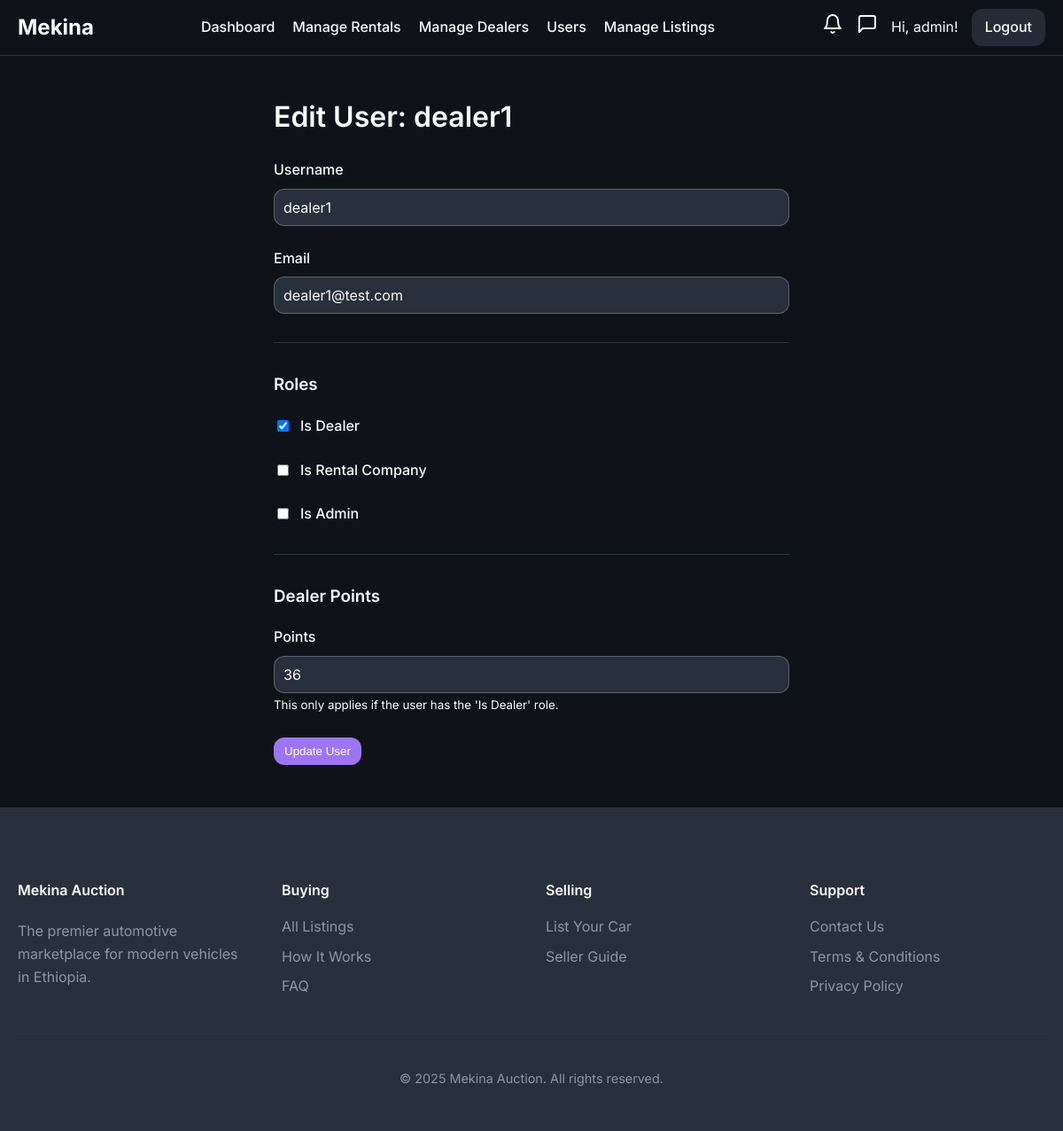
The app's page /admin/users/edit/3 (signed in), older data.
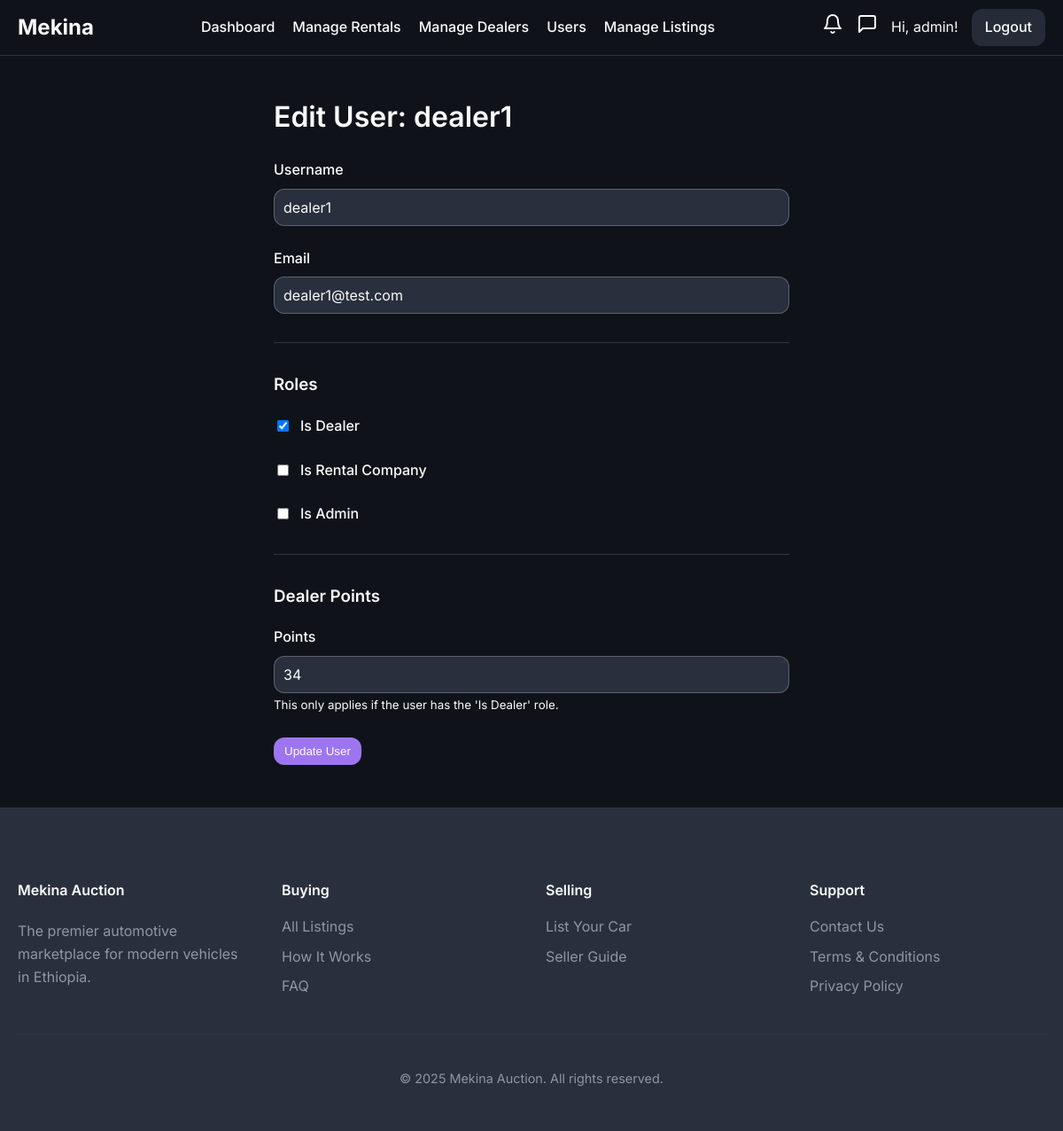
The same page, newer data.
### models/user.py (models this page shows, shortened)
class User(UserMixin, db.Model):
    id = db.Column(db.Integer, primary_key=True)
    username = db.Column(db.String(64), index=True, unique=True, nullable=False)
    email = db.Column(db.String(120), index=True, unique=True, nullable=False)
    phone_number = db.Column(db.String(20), nullable=True)
    password_hash = db.Column(db.String(128))
    is_admin = db.Column(db.Boolean, default=False)
    is_dealer = db.Column(db.Boolean, default=False)
    is_rental_company = db.Column(db.Boolean, default=False)
    is_verified = db.Column(db.Boolean, default=False) # For verified dealers
    points = db.Column(db.Integer, nullable=False, default=5) # Points for dealers to bid
    cars = db.relationship('Car', backref='owner', lazy='dynamic')
    bids = db.relationship('Bid', backref='bidder', lazy='dynamic')
    dealer_bids = db.relationship('DealerBid', backref='dealer', lazy='dynamic')
    car_requests = db.relationship('CarRequest', backref='customer', lazy='dynamic')
    ratings_given = db.relationship('DealerRating', foreign_keys='DealerRating.buyer_id', back_populates='buyer', lazy='dynamic')
    ratings_received = db.relationship('DealerRating', foreign_keys='DealerRating.dealer_id', back_populates='dealer', lazy='dynamic')

### routes/admin.py (the view, shortened to what this page needs)
@admin_bp.route('/users/edit/<int:user_id>', methods=['GET', 'POST'])
@login_required
@admin_required
def edit_user(user_id):
    user_to_edit = User.query.get_or_404(user_id)
    form = EditUserForm(obj=user_to_edit)
    return render_template('edit_user.html', form=form, user=user_to_edit)

### routes/admin.py
class EditUserForm(FlaskForm):
    username = StringField('Username', validators=[DataRequired()])
    email = StringField('Email', validators=[DataRequired(), Email()])
    is_dealer = BooleanField('Is Dealer')
    is_rental_company = BooleanField('Is Rental Company')
    is_admin = BooleanField('Is Admin')
    points = IntegerField('Points', validators=[Optional(), NumberRange(min=0)])
    submit = SubmitField('Update User')

### routes/admin.py (called while the page is built)
def admin_required(f):
    @wraps(f)
    def decorated_function(*args, **kwargs):
        if not current_user.is_authenticated or not current_user.is_admin:
            abort(403) # Forbidden
        return f(*args, **kwargs)
    return decorated_function

### templates/edit_user.html (shortened to what this page needs)
{% extends "base.html" %}
{% block content %}
    <h1>Edit User: {{ user.username }}</h1>
    <form method="POST" action="">
        <div class="form-group">
            {{ form.username.label }}
            {{ form.username() }}
        </div>
        <div class="form-group">
            {{ form.email.label }}
            {{ form.email() }}
        </div>
        <hr>
        <h3>Roles</h3>
        <div class="form-group checkbox-style">
            {{ form.is_dealer() }}
            {{ form.is_dealer.label }}
        </div>
        <div class="form-group checkbox-style">
            {{ form.is_rental_company() }}
            {{ form.is_rental_company.label }}
        </div>
        <div class="form-group checkbox-style">
            {{ form.is_admin() }}
            {{ form.is_admin.label }}
        </div>
        <hr>
        <h3>Dealer Points</h3>
        <div class="form-group">
            {{ form.points.label }}
            {{ form.points(class="form-control") }}
            <small>This only applies if the user has the 'Is Dealer' role.</small>
        </div>
        <p>{{ form.submit(class='btn approve') }}</p>
    </form>
{% endblock %}

Row changes from the older to the newer data that the page shows:
changed User "dealer1": points "36" → "34"
